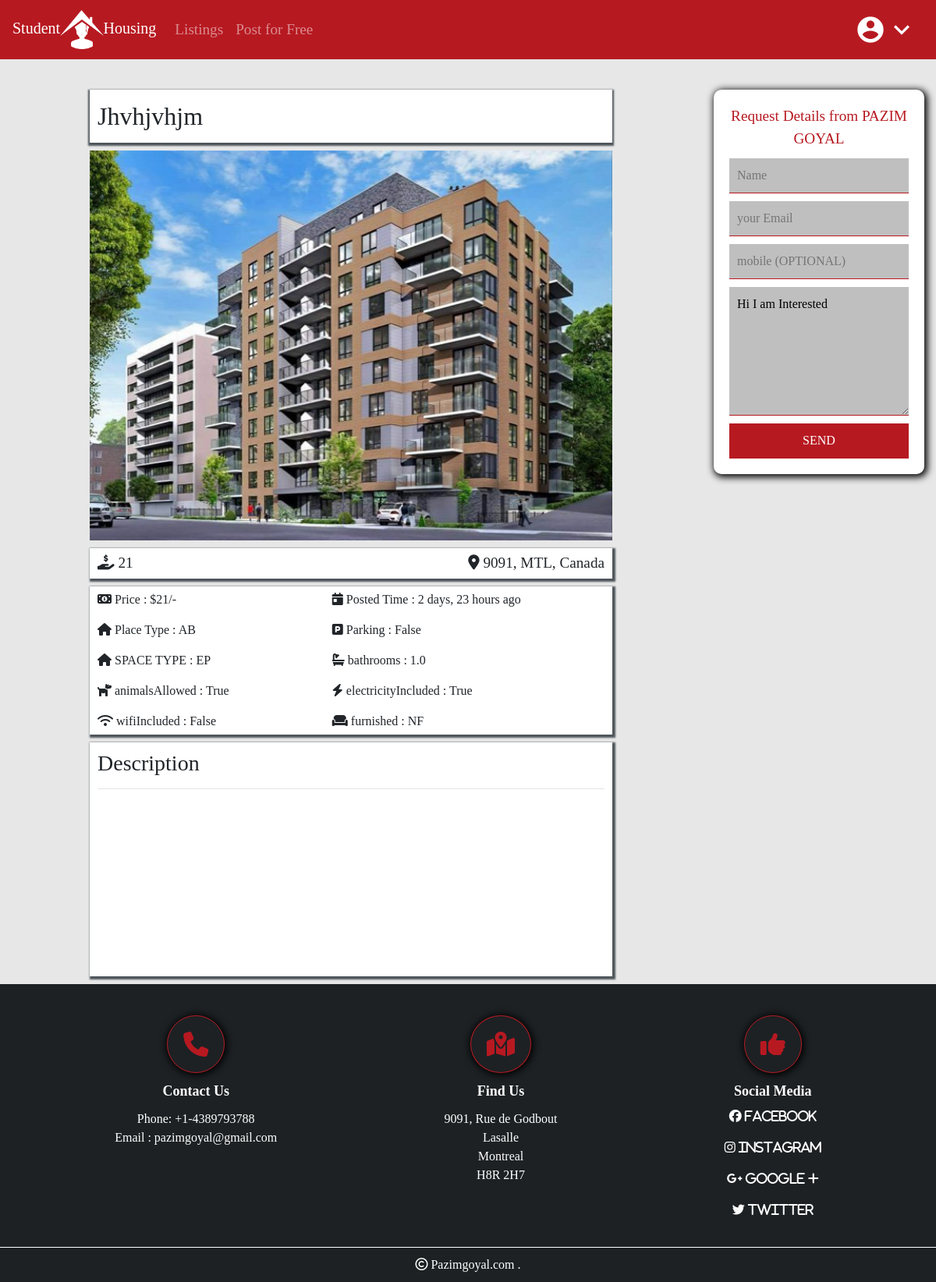
The page /listings/248 on the database as committed earlier.
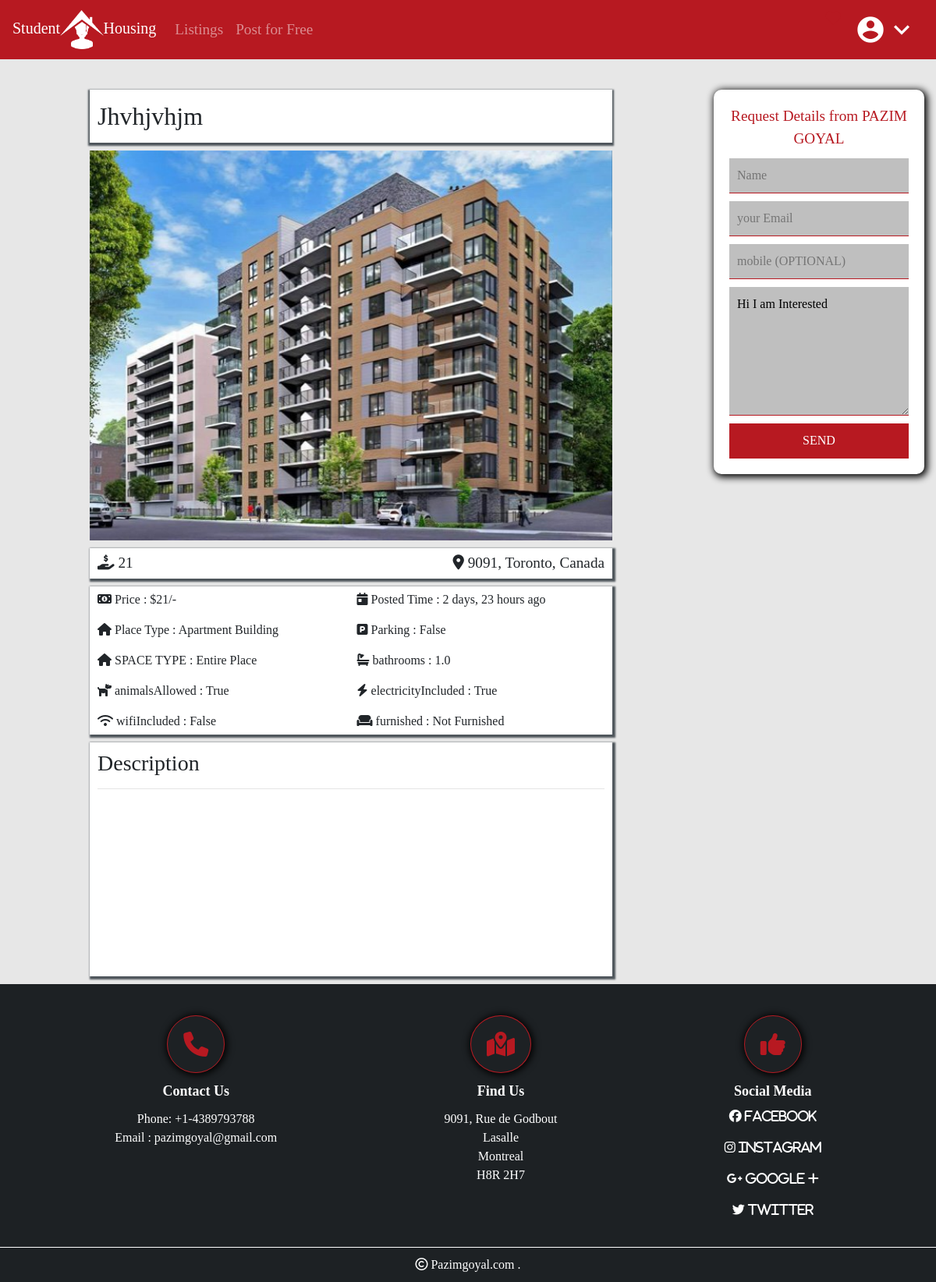
The same page on the database as committed later.
### listings/models.py (models this page shows)
class HouseListings(models.Model):
    title = models.CharField(max_length=200)
    description = models.TextField(blank=True)
    price = models.IntegerField()
    address = models.CharField(max_length=200, default="")
    city = models.CharField(max_length=10, choices=city)
    zipCode = models.CharField(max_length=10)
    building_type = models.CharField(choices=typeB, max_length=18)
    garage = models.BooleanField(default=False)
    space_given = models.CharField(choices=space, max_length=15)
    created_date = models.DateTimeField(default=timezone.now, blank=True)
    is_published = models.BooleanField(default=True)
    image1 = models.ImageField(upload_to='photos/%Y%m%d/', default="default.jpeg")
    image2 = models.ImageField(upload_to='photos/%Y%m%d/', blank=True)
    image3 = models.ImageField(upload_to='photos/%Y%mb%d/', blank=True)
    image4 = models.ImageField(upload_to='photos/%Y%m%d/', blank=True)
    image5 = models.ImageField(upload_to='photos/%Y%m%d/', blank=True)
    image6 = models.ImageField(upload_to='photos/%Y%m%d/', blank=True)
    image7 = models.ImageField(upload_to='photos/%Y%m%d/', blank=True)
    image8 = models.ImageField(upload_to='photos/%Y%m%d/', blank=True)
    image9 = models.ImageField(upload_to='photos/%Y%mb%d/', blank=True)
    image10 = models.ImageField(upload_to='photos/%Y%m%d/', blank=True)
    image11 = models.ImageField(upload_to='photos/%Y%m%d/', blank=True)
    image12 = models.ImageField(upload_to='photos/%Y%m%d/', blank=True)
    bathrooms = models.DecimalField(max_digits=2, default=1, decimal_places=1)
    electricityIncluded = models.BooleanField(default=False)
    wifiIncluded = models.BooleanField(default=False)
    animalsAllowed = models.BooleanField(default=False)
    furnished = models.TextField(choices=furnish)
    user = models.ForeignKey(User, on_delete=models.CASCADE)
    size = models.DecimalField(blank=True, decimal_places=1, max_digits=2, default=3.5)
    bathrooms = models.DecimalField(blank=True, decimal_places=1, max_digits=2, default=2)

### listings/views.py (the view)
# urls.py: path('<int:request_id>', views.single_listing, name='id2'),
def single_listing(request, request_id):
    listin = get_object_or_404(HouseListings, pk=request_id)
    abc = [listin.image1, listin.image2, listin.image3, listin.image4, listin.image5, listin.image6, listin.image7,
           listin.image8, listin.image9, listin.image10, listin.image11, listin.image12]
    count = 0
    img = []
    for i in abc:
        if i:
            img.append(i.url)
    return render(request, 'single_listing.html', {'listing': listin, 'image': img})

### templates/single_listing.html (shortened to what this page needs)
{%extends 'base.html'%}
{% load static %}
{% load humanize%}
{%block content%}
<div class="row">
    <div class="col-lg-1"></div>
    <div class="col-lg-7">
        <div class="title">{{listing.title|title}}</div>
        <div id="carouselExampleIndicators" class="carousel slide" data-ride="carousel">
            <div class="carousel-inner" role="listbox"
                 style=" width:100%; height: 500px !important; background-color: #1d2124; color: #fff;">
                <div class="carousel-item active single_images">
                    <img class="d-block w-100" src="{{listing.image1.url }}"
                         alt="First slide">
                </div>
            </div>
        </div>
        <div class="price_address">
            <div class="item"><i class="fas fa-hand-holding-usd"></i>&nbsp;{{listing.price|intword|intcomma}}</div>
            <div class="item"><i class="fas fa-map-marker-alt"></i>&nbsp;{{listing.address}}, {{listing.city}}, Canada
            </div>
        </div>
        <div class="itemall ">
            <div class="item"><i class="fas fa-money-bill-alt"></i> Price : ${{listing.price|intword|intcomma}}/-</div>
            <div class="item"><i class="fas fa-calendar-day"></i> Posted Time :
                {{listing.created_date|naturaltime|naturalday}}
            </div>
            <div class="item"><i class="fas fa-home"></i> Place Type : {{listing.building_type}}</div>
            <div class="item"><i class="fas fa-parking"></i> Parking : {{listing.garage}}</div>
            <div class="item"><i class="fas fa-home"></i> SPACE TYPE : {{listing.space_given}}</div>
            <div class="item"><i class="fas fa-bath"></i> bathrooms : {{listing.bathrooms}}</div>
            <div class="item"><i class="fas fa-dog"></i> animalsAllowed : {{listing.animalsAllowed}}</div>
            <div class="item"><i class="fas fa-bolt"></i> electricityIncluded : {{listing.electricityIncluded}}</div>
            <div class="item"><i class="fas fa-wifi"></i> wifiIncluded : {{listing.wifiIncluded}}</div>
            <div class="item"><i class="fas fa-couch"></i> furnished : {{listing.furnished}}</div>
        </div>
        <div class="discr"><h3>Description</h3>
            <hr>
            <br> {{listing.description}}
        </div>
    </div>
    <div class="col-lg-1"></div>
    <div class="col-lg-3 right-side-area">
        <div class="requestDetails">
            <div class="info">Request Details from {{listing.user.first_name}} {{listing.user.last_name}}</div>
            <form action="{%url 'email'%}" method="POST">{%csrf_token%}
                {% if user.is_authenticated%}
                <input type="text" placeholder="Name" value="{{user.first_name}} {{user.last_name}}" name="name">
                <input type="text" placeholder="your Email" value="{{user.email}}" name="email">
                {%else%}
                <input type="text" placeholder="Name" name="name">
                <input type="text" placeholder="your Email" name="email">
                {%endif%}
                <input type="text" placeholder="mobile (OPTIONAL)" name="phone">
                <textarea placeholder="ASK?" rows="6" name="description">Hi I am Interested</textarea>
                <input type="submit" value="SEND"></input>
            </form>
        </div>
    </div>
</div>
{%endblock%}

### templates/base.html (shortened to what this page needs)
{% load static %}
<html lang="en">
<head>
    <link rel="stylesheet" href="{% static 'css/bootstrap.min.css' %}">
    <link rel="stylesheet" href="{% static 'css/lightbox.css' %}">
    <link rel="stylesheet" type="text/css" href="{% static 'css/style1.css' %}">
</head>
<body>
<nav class="navbar fixed-top navbar-expand-lg navbar-dark main-nav">
    <a class="navbar-brand" href="/">Student<img src="{% static 'img/logo.png' %}" height="50">Housing</a>
    <div class="collapse navbar-collapse" id="navbarSupportedContent">
        <ul class="navbar-nav mr-auto">
            <li class="nav-item">
                <a class="nav-link {% ifequal request.path '/listings/'%} active {% endifequal%}" href="/listings">Listings</a>
            </li>
            <li class="nav-item">
                <a class="nav-link  {% ifequal request.path '/addListing/'%} active {% endifequal%}"          href="/addListing">Post for Free</a>
            </li>
        </ul>
        <ul class="navbar-nav ml-auto">
            <li class="nav-item">
           <i class="fas fa-heart"></i> </li>
            <li class="nav-item dropdown active">
                <a class="nav-link account" data-toggle="dropdown" id="navbarDropdown">
                    <i class="material-icons">account_circle</i><i class="material-icons">
                </i>
                </a>
            </li>
        </ul>
    </div>
</nav>
{% block content%}{%endblock%}
<footer class="page-footer">
    <div class="top-footer">
        <div>
            <div class="footer-logo"><i class="fas fa-phone fa-2x"></i></div>
            <div class="footer-text-title">Contact Us</div>
            <div class="footer-text">Phone: +1-4389793788 <br>Email : pazimgoyal@gmail.com</div>
        </div>
        <div>
            <div class="footer-logo"><i class="fas fa-map-marked-alt fa-2x"></i></div>
            <div class="footer-text-title">Find Us</div>
            <div class="footer-text">9091, Rue de Godbout<br>Lasalle<br>Montreal<br>H8R 2H7</div>
        </div>
        <div>
            <div class="footer-logo"><i class="fas fa-thumbs-up fa-2x"></i></div>
            <div class="footer-text-title">Social Media</div>
            <div class="footer-text"><i class="fab fa-facebook"> Facebook</i>
                <br>
                <br>
                <i class="fab fa-instagram"> Instagram</i>
                <br>
                <br>
                <i class="fab fa-google-plus-g"> Google + </i>
                <br>
                <br>
                <i class="fab fa-twitter"> Twitter</i>
            </div>
        </div>
    </div>
    <div class="row bottom-footer">
        <div class="col-lg-4"></div>
        <div class="col-lg-4"><i class="far fa-copyright"></i> Pazimgoyal.com .</div>
        <div class="col-lg-4"></div>
    </div>
</footer>
</body>
</html>

### StudentHomes/static/css/style1.css (style rules this page uses)
* { max-width: 100%; margin: 0px; padding: 0px; }
body { background: #e7e7e7; font-family: 'Vollkorn', serif; padding-top: 75px; }
.nav-link { transition: border 1s; }
.row { margin-left: 0px; margin-right: 0px; }
.top-footer { padding: 40px; display: flex; justify-content: space-around; align-items: flex-start; }
.top-footer .footer-logo { padding: 20px; max-width: fit-content; border: 1px solid #b71921; color: #b71921; box-shadow: 1px 1px 10px 2px #000; border-radius: 50%; margin: auto; transition: transform 1s; }
.bottom-footer { text-align: center; border-top: 1px solid #fff; padding: 10px; }
.top-footer { text-align: center; }
.top-footer .footer-text-title { padding: 10px; font-weight: bold; font-size: large; }
.page-footer { background-color: #1d2124; color: #fff; text-decoration: none; }
.main-nav { background-color: #b71921; font-size: larger; }
.navbar .material-icons { font-size: 40px; }
.navbar .fas { padding: 0px 10px; color: #b71921; }
.account { cursor: pointer; }
.title { margin-top: 40px; font-size: xx-large; background-color: #fff; margin-bottom: 10px; overflow: hidden; box-shadow: 0px 2px 2px 2px #4e555b; padding: 10px; }
.single_images img { height: 100%; }
.item { padding: 5px 10px; margin: 0px; text-align: justify-all; cursor: pointer; transition: color 1s; }
.itemall { background: #fff; display: grid; grid-template-columns: repeat(2, auto); grid-gap: 5px; margin-top: 10px; overflow: hidden; box-shadow: 2px 2px 2px 2px #4e555b; }
.discr { min-height: 300px; max-height: 1000px; overflow: hidden; box-shadow: 2px 2px 2px 2px #4e555b; background: #fff; margin: 10px 0px; padding: 10px; }
.price_address { display: flex; justify-content: space-between; background-color: #fff; margin-top: 10px; overflow: hidden; font-size: larger; box-shadow: 2px 2px 2px 2px #4e555b; }
.requestDetails input, textarea { width: 100%; border: none; margin-top: 10px; border-bottom: 1px solid #b71921; padding: 10px; background-color: rgba(0, 0, 0, .25); }
.requestDetails input[type="submit"] { background-color: #b71921; color: #fff; }
.requestDetails { margin-top: 40px; padding: 20px; border-radius: 10px; background-color: #fff; box-shadow: 2px 2px 10px 2px #000; }
.requestDetails .info { color: #b71921; text-align: center; font-size: larger; }

Rows that differ between the two databases and show on the page:
changed HouseListings "Jhvhjvhjm": city "MTL" → "Toronto"; building_type "AB" → "Apartment Building"; space_given "EP" → "Entire Place"; furnished "NF" → "Not Furnished"
